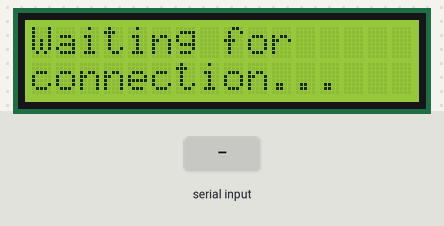
Recording of a sketch running on a simulated Arduino Uno, built with avr-gcc and run on an emulated ATmega328P. Parts: 16×2 character LCD. Inputs (shaded band) come from the test bench.

Above: at 1.2 s.
1.3 s: "*" received over Serial
At 2.5 s:
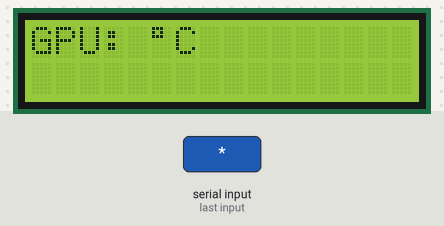
2.8 s: "$" received over Serial
At 3.4 s:
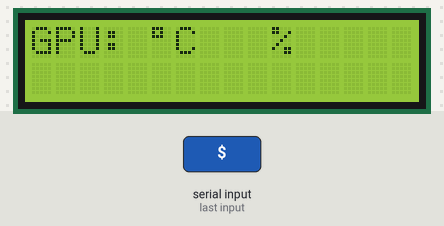
4.3 s: "#" received over Serial
At 4.8 s:
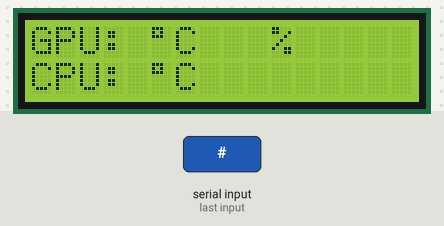
5.8 s: "%" received over Serial
At 6.9 s:
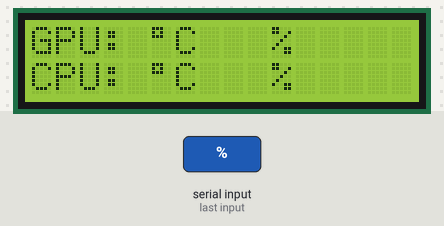
7.3 s: "t" received over Serial
At 8.2 s:
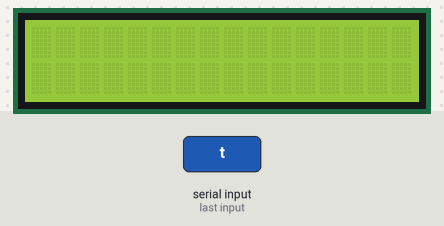
8.8 s: "$" received over Serial
At 9.2 s:
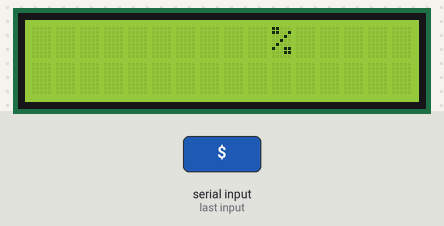
Timing chart, 0 to 11.3 s (numbered marks = the images above; inputs shaded):
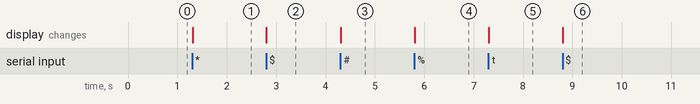

The sketch:

ard_cpu_temt.ino
```cpp
#include <Wire.h>
#include <LiquidCrystal_I2C.h>

LiquidCrystal_I2C lcd(0x27,16,2);
String inData;

void setup() {
    Serial.begin(9600);
    lcd.init();
    lcd.backlight();
    lcd.setCursor(0,0);
    lcd.print("Waiting for");
    lcd.setCursor(0,1);
    lcd.print("connection...");
}

void loop() {


    while (Serial.available() > 0)
    {
        char recieved = Serial.read();
        inData += recieved;

        if (recieved == '*')
        {
            lcd.clear();
            inData.remove(inData.length() - 1, 1);
            lcd.setCursor(0,0);
            lcd.print("GPU: " + inData + char(223)+"C ");


            if(inData == "DIS")
            {
              lcd.clear();
              lcd.setCursor(0,0);
              lcd.print("Disconnected!");
              delay(2000);
              lcd.clear();
              lcd.setCursor(0,0);
              lcd.print("Waiting for");
              lcd.setCursor(0,1);
              lcd.print("connection...");
            }
            inData = "";
        }

        if (recieved == '$')
        {
            inData.remove(inData.length() - 1, 1);
            lcd.setCursor(10,0);
            lcd.print(inData + char(37));
            inData = "";
        }

        if (recieved == '#')
        {
            inData.remove(inData.length() - 1, 1);
            lcd.setCursor(0,1);
            lcd.print("CPU: " + inData + char(223)+"C ");
            inData = "";
        }

        if (recieved == '%')
        {
            inData.remove(inData.length() - 1, 1);
            lcd.setCursor(10,1);
            lcd.print(inData + char(37));
            inData = "";
        }

        if (recieved == 't')
        {
            lcd.clear();
            inData.remove(inData.length() - 1, 1);
            lcd.setCursor(0,0);
            lcd.print(inData);
            inData = "";
        }

        if (recieved == 'd')
        {
            inData.remove(inData.length() - 1, 1);
            lcd.setCursor(0,1);
            lcd.print(inData);
            inData = "";
        }


    }


}
```

Measured:
- after the input at 1.3 s, the display: changes at once (image 1)
- after the input at 2.8 s, the display: changes at once (image 2)
- after the input at 4.3 s, the display: changes at once (image 3)
- after the input at 5.8 s, the display: changes at once (image 4)
- after the input at 7.3 s, the display: changes at once (image 5)
- after the input at 8.8 s, the display: changes at once (image 6)
